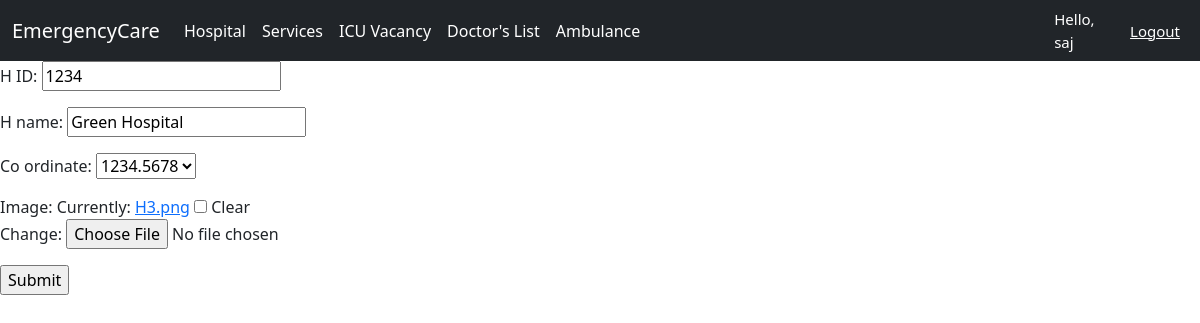
Page /update_hospital/1 (signed in) on the committed database.
### Location/models.py (models this page shows, shortened)
class Hospital(models.Model):
    H_ID = models.CharField(max_length=200)
    H_name = models.CharField(max_length=200)
    Co_ordinate = models.ForeignKey(Location, on_delete=models.CASCADE)
    image = models.ImageField(upload_to='images/',blank=True, null=True, default='images/default.jpg')

class Location(models.Model):
    Co_ordinate = models.CharField(max_length=200)
    def __str__(self):
        return self.Co_ordinate

### EMCSystem/decorators.py (the view)
        def wrapper_func(request, *args, **kwargs):
            group = None
            if request.user.groups.exists():
                group = request.user.groups.all()[0].name
            if group in allowed_roles:
                return view_func(request, *args, **kwargs)
            else:
                return HttpResponse("You are not authorized to view this page")

### Location/forms.py
class HospitalForm(ModelForm):
    class Meta:
        model = Hospital
        fields = '__all__'

### Location/views.py (called while the page is built)
@allowed_user(allowed_roles=['Admin'])
def update_hospital(request, id):
    hospital = Hospital.objects.get(pk = id)
    form = HospitalForm(instance=hospital)
    if request.method == 'POST':
        form = HospitalForm(request.POST, request.FILES, instance=hospital)
        if form.is_valid():
            form.save()
            return redirect('hospital')
    context = {'form':form}
    return render(request, template_name='hospital/add_hospital.html', context=context)

### templates/hospital/add_hospital.html (shortened to what this page needs)
 {% extends 'hospital/hospital.html' %}
 {% block content %}
 {% load static %}
<form action="" method="POST" enctype="multipart/form-data" >
 {{form.as_p}}
 <input type="submit" name="Submit">
</form>
  {% endblock %}

### templates/hospital/Navbar.html (shortened to what this page needs)
{% load static %}
<nav class="navbar navbar-expand-lg navbar-dark bg-dark">
  <div class="container-fluid">
    <a class="navbar-brand" href="{% url 'Home' %}">EmergencyCare</a>
    <div class="collapse navbar-collapse" id="navbarNavAltMarkup">
      <div class="navbar-nav">
        <a class="nav-link active" aria-current="page" href="{% url 'hospital' %}">Hospital</a>
        <a class="nav-link active" aria-current="page" href="{% url 'Services' %}">Services</a>
        <a class="nav-link active" aria-current="page" href="{% url 'ICUVac' %}">ICU Vacancy</a>
        <a class="nav-link active" aria-current="page" href="{% url 'DoctorList' %}">Doctor's List</a>
        <a class="nav-link active" aria-current="page" href="{% url 'Ambulance' %}">Ambulance</a>
      </div>
    </div>
  </div>
  <span class="hello-msg" >Hello, {{request.user}}</span>
  <span><a class="hello-msg" href="{% url 'logout' %}">Logout</a></span>
</nav>

### templates/hospital/Navbar.html (style rules this page uses)
.hello-msg { font-size: 15px; color: #fff; margin-right: 20px; }

### rows in the picture
Hospital: H_ID "1234", H_name "Green Hospital"
Location: Co_ordinate "1234.5678"

### other values in the picture
{{ request.user }} "saj"
